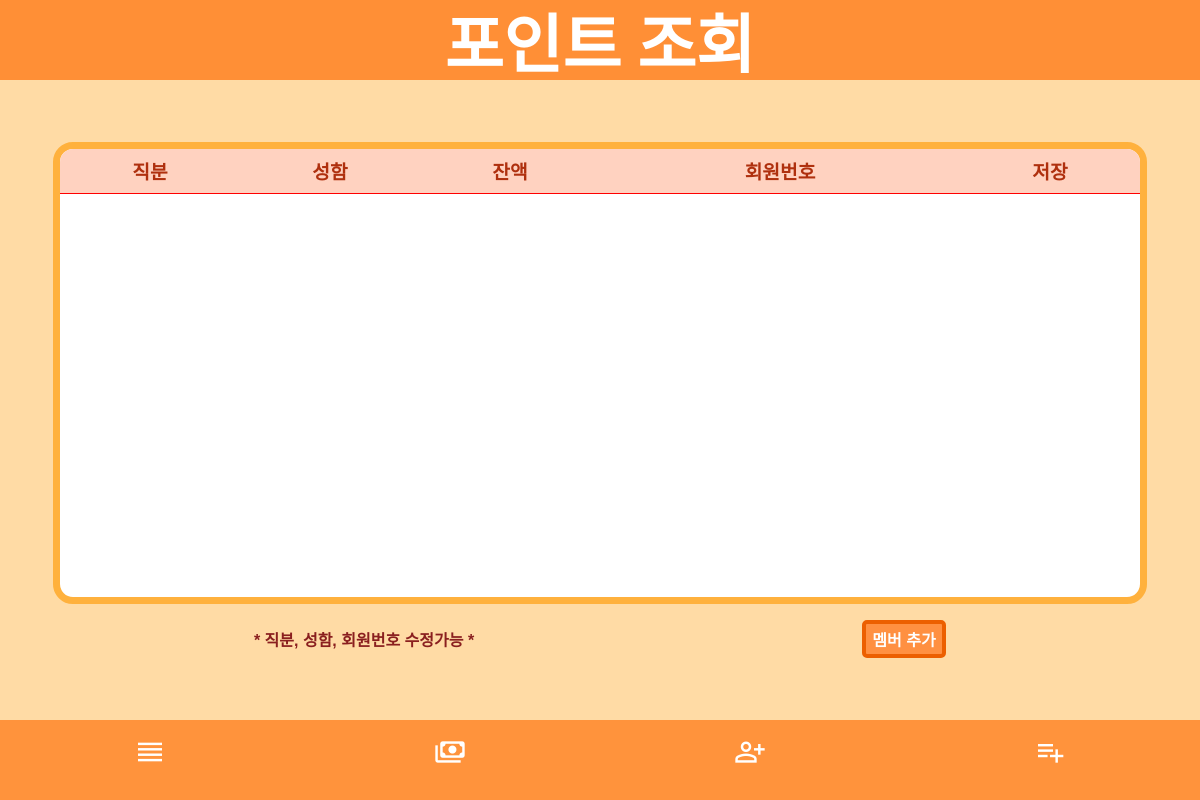
/Client_list/, run on an earlier commit of the app's database.
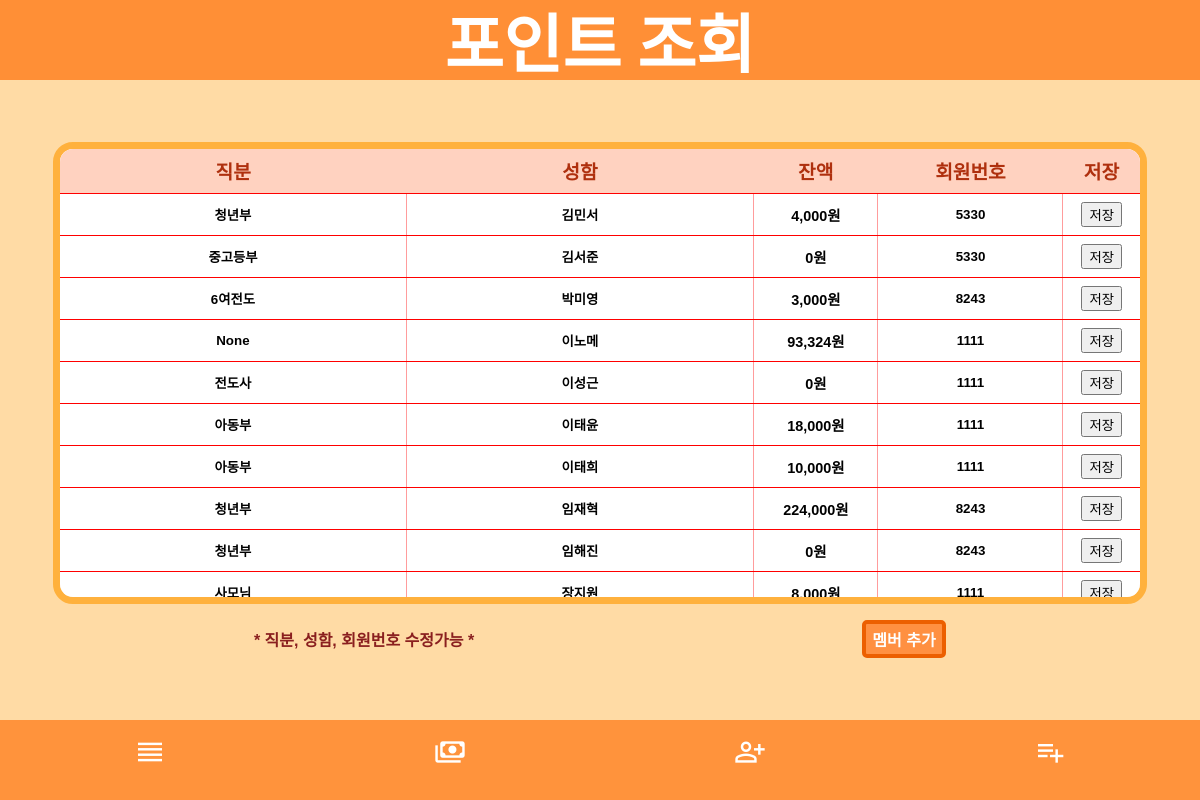
And on a later commit of the database.
### main/models.py (models this page shows)
class ClientNumberData(models.Model):
    name = models.CharField(max_length=15, null=False)
    phone_number = models.CharField(max_length=15, null=False)
    current_point = models.IntegerField(null=True, blank=True)
    charge_point = models.CharField(max_length=15, null=True, blank=True)
    position = models.CharField(max_length=15, null=True, blank=True)
    age = models.IntegerField(null=True, blank=True)
    value = models.CharField(max_length=15, null=True, default='default_value')

### main/views.py (the view)
# urls.py: path('Client_list/', ClientList.as_view()),
class ClientList(APIView):
    def get(self, request):
        today = timezone.now().date()
        client_data = ClientNumberData.objects.all().order_by('name')
        manager_list = CafeManager.objects.all()
        context = {
            'today': today,
            'manager_list': manager_list,
            'client_data': client_data,
        }
        return render(request, 'main/client_list.html', context)

### templates/main/client_list.html (shortened to what this page needs)
<!DOCTYPE html>
<html lang="en">
<head>
    {% load static %}
    {% load humanize %}
    <link rel="stylesheet" type="text/css" href="{% static 'client_list/client_list.css' %}">
</head>
<body>
<div class="header">
    <div class="order-waiting-num">포인트 조회</div>
</div>
<div class="client-list-content">
    <div class="client-list-container">
        <table>
            <thead>
            <tr>
                <th>직분</th>
                <th>성함</th>
                <th>잔액</th>
                <th>회원번호</th>
                <th>저장</th>
            </tr>
            </thead>
            <tbody>
            {% for list in client_data %}
            <tr>
                <td>
                    <input type="text" class="client-position" value="{{ list.position }}">
                </td>
                <td>
                    <input type="text" class="client-name" value="{{ list.name }}">
                </td>
                <td>{{ list.current_point|intcomma }}원</td>
                <td class="phone-number-td">
                    <input type="text" class="phone-number" value="{{ list.phone_number }}">
                </td>
                <td>
                    <button class="client-update" onclick="updateClient(this)">저장</button>
                </td>
            </tr>
            {% endfor %}
            </tbody>
        </table>
    </div>
    <div class="client-list-notify">
        <div class="client-list-message">* 직분, 성함, 회원번호 수정가능 *</div>
        <div class="client-add-btn" onclick="client_add()">멤버 추가</div>
    </div>
</div>
</body>
<footer>
    <a class="material-symbols-outlined footer-icon" href="/manager" style="text-decoration: none;">reorder</a>
    <a class="material-symbols-outlined footer-icon" href="/PointExamine">payments</a>
    <a class="material-symbols-outlined footer-icon" href="/Client_list">person_add</a>
    <a class="material-symbols-outlined footer-icon" href="/Menu_list">playlist_add</a>
</footer>
</html>

What changed in the data, as far as the page shows it:
added ClientNumberData: position "청년부", name "김민서", current_point "4,000", phone_number "5330"
added ClientNumberData: position "중고등부", name "김서준", current_point "0", phone_number "5330"
added ClientNumberData: position "6여전도", name "박미영", current_point "3,000", phone_number "8243"
added ClientNumberData: position "None", name "이노메", current_point "93,324", phone_number "1111"
added ClientNumberData: position "전도사", name "이성근", current_point "0", phone_number "1111"
added ClientNumberData: position "아동부", name "이태윤", current_point "18,000", phone_number "1111"
added ClientNumberData: position "아동부", name "이태희", current_point "10,000", phone_number "1111"
added ClientNumberData: position "청년부", name "임재혁", current_point "224,000", phone_number "8243"
added ClientNumberData: position "청년부", name "임해진", current_point "0", phone_number "8243"
added ClientNumberData: position "사모님", name "장지원", current_point "8,000", phone_number "1111"
